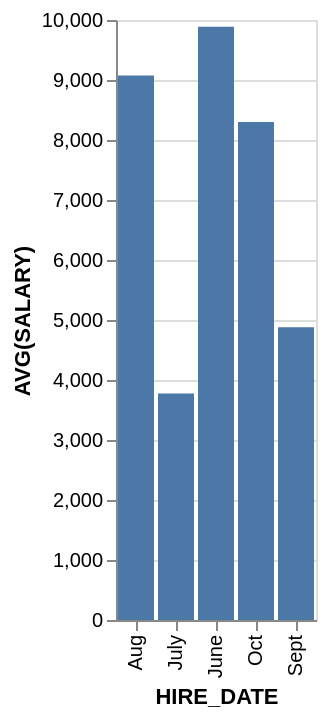

Here is the Vega-Lite specification saved for this chart:
### Vega-Lite specification from a JSON file in a GitHub repository (floating-point values rounded to 4 significant figures)
{"data": {"values": [{"x_data": "June", "y_data": 9886.0}, {"x_data": "July", "y_data": 3774.0}, {"x_data": "Aug", "y_data": 9074.0}, {"x_data": "Sept", "y_data": 4880}, {"x_data": "Oct", "y_data": 8300}]}, "mark": "bar", "encoding": {"x": {"field": "x_data", "type": "nominal", "title": "HIRE_DATE", "sort": "ascending"}, "y": {"field": "y_data", "type": "quantitative", "title": "AVG(SALARY)"}}}
